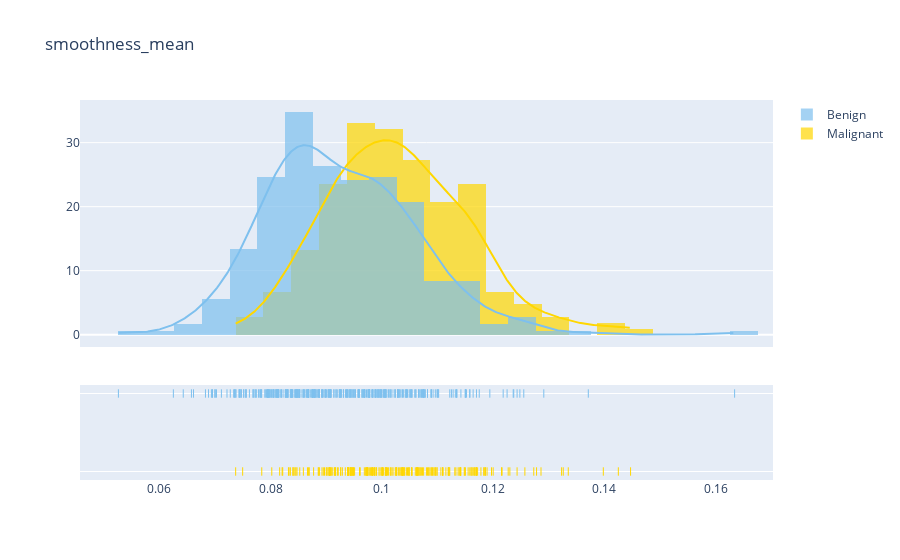

Here is the notebook cell this chart was saved with:
### Code cell
plot_distribution('smoothness_mean',0)

### Figure 1 — Plotly figure (JSON) as saved in the notebook; plotly's stock layout.template omitted (floating-point values rounded to 4 significant figures; data arrays with more than 128 entries replaced by an {"elided": "..."} marker saying what was removed)
{"data": [{"autobinx": false, "histnorm": "probability density", "legendgroup": "Malignant", "marker": {"color": "#FFD700"}, "name": "Malignant", "opacity": 0.7, "type": "histogram", "x": {"elided": "212 float values"}, "xaxis": "x", "xbins": {"end": 0.1447, "size": 0, "start": 0.07371}, "yaxis": "y"}, {"autobinx": false, "histnorm": "probability density", "legendgroup": "Benign", "marker": {"color": "#7EC0EE"}, "name": "Benign", "opacity": 0.7, "type": "histogram", "x": {"elided": "357 float values"}, "xaxis": "x", "xbins": {"end": 0.1634, "size": 0, "start": 0.05263}, "yaxis": "y"}, {"legendgroup": "Malignant", "marker": {"color": "#FFD700"}, "mode": "lines", "name": "Malignant", "showlegend": false, "type": "scatter", "x": {"elided": "500 float values"}, "xaxis": "x", "y": {"elided": "500 float values"}, "yaxis": "y"}, {"legendgroup": "Benign", "marker": {"color": "#7EC0EE"}, "mode": "lines", "name": "Benign", "showlegend": false, "type": "scatter", "x": {"elided": "500 float values"}, "xaxis": "x", "y": {"elided": "500 float values"}, "yaxis": "y"}, {"legendgroup": "Malignant", "marker": {"color": "#FFD700", "symbol": "line-ns-open"}, "mode": "markers", "name": "Malignant", "showlegend": false, "type": "scatter", "x": {"elided": "212 float values"}, "xaxis": "x", "y": {"elided": "212 str values"}, "yaxis": "y2"}, {"legendgroup": "Benign", "marker": {"color": "#7EC0EE", "symbol": "line-ns-open"}, "mode": "markers", "name": "Benign", "showlegend": false, "type": "scatter", "x": {"elided": "357 float values"}, "xaxis": "x", "y": {"elided": "357 str values"}, "yaxis": "y2"}], "layout": {"barmode": "overlay", "hovermode": "closest", "legend": {"traceorder": "reversed"}, "title": {"text": "smoothness_mean"}, "xaxis": {"anchor": "y2", "domain": [0, 1], "zeroline": false}, "yaxis": {"anchor": "free", "domain": [0.35, 1], "position": 0}, "yaxis2": {"anchor": "x", "domain": [0, 0.25], "dtick": 1, "showticklabels": false}}}
